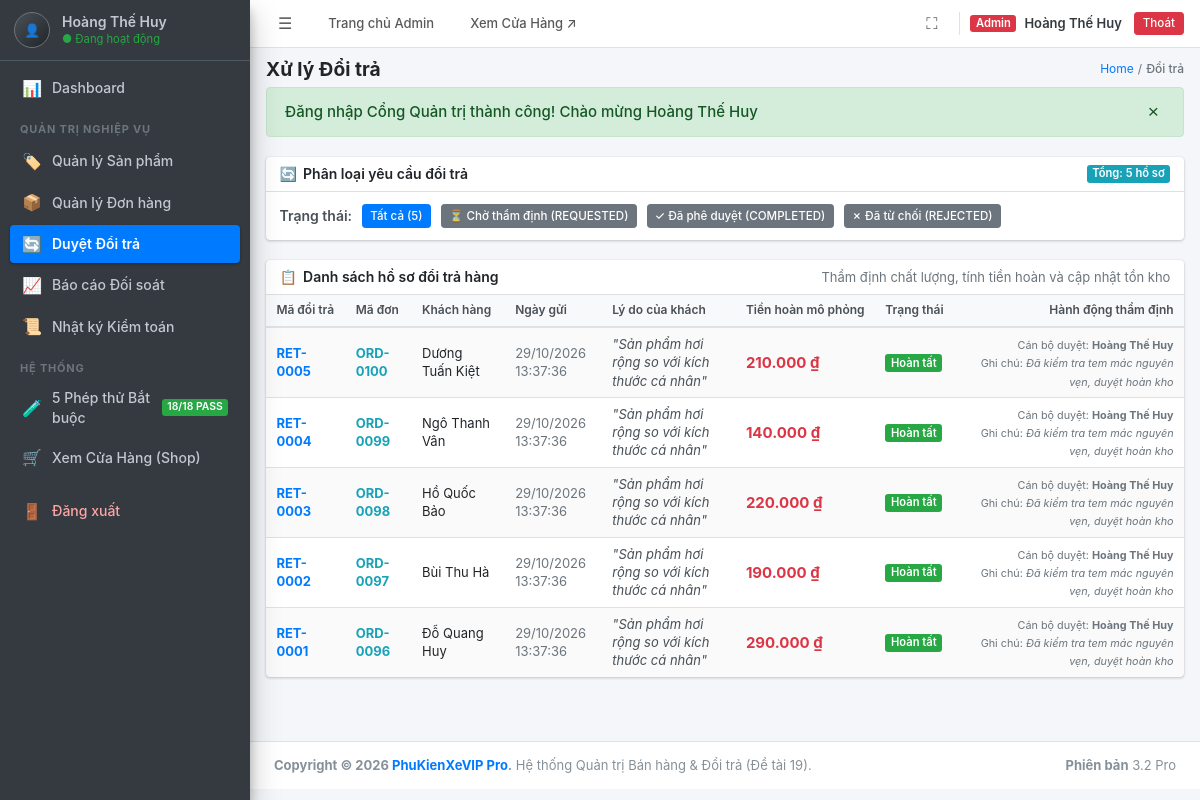
Page /admin/returns.php (signed in) on the committed database.
### tables this page shows
CREATE TABLE returns (
    id INT AUTO_INCREMENT PRIMARY KEY,
    return_code VARCHAR(40) NOT NULL UNIQUE,
    order_id INT NOT NULL,
    user_id INT NOT NULL,
    status ENUM('REQUESTED', 'APPROVED', 'REJECTED', 'COMPLETED') NOT NULL DEFAULT 'REQUESTED',
    reason TEXT NOT NULL,
    total_refund_amount DECIMAL(12, 2) NOT NULL DEFAULT 0 CHECK (total_refund_amount >= 0),
    inspector_id INT NULL,
    inspector_note TEXT NULL,
    created_at TIMESTAMP DEFAULT CURRENT_TIMESTAMP,
    updated_at TIMESTAMP DEFAULT CURRENT_TIMESTAMP ON UPDATE CURRENT_TIMESTAMP,
    CONSTRAINT fk_returns_order FOREIGN KEY (order_id) REFERENCES orders(id),
    CONSTRAINT fk_returns_user FOREIGN KEY (user_id) REFERENCES users(id),
    CONSTRAINT fk_returns_inspector FOREIGN KEY (inspector_id) REFERENCES users(id)
);

CREATE TABLE orders (
    id INT AUTO_INCREMENT PRIMARY KEY,
    order_code VARCHAR(40) NOT NULL UNIQUE,
    user_id INT NOT NULL,
    status ENUM('PENDING', 'PAID', 'PROCESSING', 'SHIPPED', 'DELIVERED', 'CANCELLED', 'EXPIRED', 'PARTIALLY_RETURNED', 'RETURNED') NOT NULL DEFAULT 'PENDING',
    total_amount DECIMAL(12, 2) NOT NULL CHECK (total_amount >= 0),
    shipping_address VARCHAR(255) NOT NULL,
    customer_phone VARCHAR(20) NOT NULL,
    expires_at TIMESTAMP NULL,  
    created_at TIMESTAMP DEFAULT CURRENT_TIMESTAMP,
    updated_at TIMESTAMP DEFAULT CURRENT_TIMESTAMP ON UPDATE CURRENT_TIMESTAMP,
    CONSTRAINT fk_orders_user FOREIGN KEY (user_id) REFERENCES users(id)
);

CREATE TABLE users (
    id INT AUTO_INCREMENT PRIMARY KEY,
    username VARCHAR(50) NOT NULL UNIQUE,
    password_hash VARCHAR(255) NOT NULL,
    full_name VARCHAR(100) NOT NULL,
    email VARCHAR(100) NOT NULL UNIQUE,
    phone VARCHAR(20) NOT NULL,
    address VARCHAR(255) NOT NULL,
    role ENUM('customer', 'staff', 'manager') NOT NULL DEFAULT 'customer',
    created_at TIMESTAMP DEFAULT CURRENT_TIMESTAMP
);

### src/ReturnService.php (called while the page is built, shortened)
<?php
require_once __DIR__ . '/Database.php';
final class ReturnService
{
    public function listReturns(array $filter = []): array
    {
        $sql = "SELECT r.*, o.order_code, u.full_name AS customer_name, insp.full_name AS inspector_name
                FROM returns r
                JOIN orders o ON r.order_id = o.id
                JOIN users u ON r.user_id = u.id
                LEFT JOIN users insp ON r.inspector_id = insp.id
                WHERE 1=1";
        $params = [];
        $sql .= " ORDER BY r.id DESC";
        $stmt = queryParams($this->db, $sql, $params);
        $returns = fetchAll($stmt);
        foreach ($returns as &$ret) {
            $itemsStmt = queryParams(
                $this->db,
                "SELECT ri.*, oi.product_name, oi.variant_info
                 FROM return_items ri
                 JOIN order_items oi ON ri.order_item_id = oi.id
                 WHERE ri.return_id = ?",
                [(int)$ret['id']]
            );
            $ret['items'] = fetchAll($itemsStmt);
        }
        return $returns;
    }
}

### src/Database.php (called while the page is built, shortened)
<?php
function queryParams(mysqli $connection, string $sql, array $params = []): mysqli_stmt
{
    try {
        $statement = $connection->prepare($sql);
        if (!empty($params)) {
            $statement->execute($params);
        } else {
            $statement->execute();
        }
        return $statement;
    } catch (mysqli_sql_exception $e) {
        throw new RuntimeException('DATABASE_OPERATION_FAILED: ' . $e->getMessage(), (int)$e->getCode());
    }
}
function fetchAll(mysqli_stmt $stmt): array
{
    $result = $stmt->get_result();
    return $result->fetch_all(MYSQLI_ASSOC);
}

### public/admin/returns.php (the view, shortened to what this page needs)
<?php
require_once __DIR__ . '/../src/Database.php';
require_once __DIR__ . '/../src/ReturnService.php';
require_once __DIR__ . '/../src/Session.php';
require_once __DIR__ . '/../src/Input.php';
$db = db();
$returnService = new ReturnService($db);
$statusFilter = field($_GET, 'status');
$returns = $returnService->listReturns($statusFilter !== '' ? ['status' => $statusFilter] : []);
require __DIR__ . '/../templates/admin_header.php';
?>
<div class="card-admin" style="margin-bottom: 20px;">
    <div class="card-admin-header">
        <h3 class="card-admin-title">
            <span>🔄</span> Phân loại yêu cầu đổi trả
        </h3>
        <div class="card-admin-tools">
            <span class="badge-admin badge-info">Tổng: <?= count($returns) ?> hồ sơ</span>
        </div>
    </div>
    <div class="card-admin-body" style="display: flex; gap: 10px; align-items: center; flex-wrap: wrap;">
        <span style="font-size: 0.875rem; font-weight: 600; color: #495057;">Trạng thái:</span>
        <a href="/admin/returns.php" class="btn-admin <?= empty($statusFilter) ? 'btn-admin-primary' : 'btn-admin-secondary' ?> btn-admin-sm">
            Tất cả (<?= count($returns) ?>)
        </a>
        <a href="/admin/returns.php?status=REQUESTED" class="btn-admin <?= $statusFilter === 'REQUESTED' ? 'btn-admin-danger' : 'btn-admin-secondary' ?> btn-admin-sm">
            ⏳ Chờ thẩm định (REQUESTED)
        </a>
        <a href="/admin/returns.php?status=COMPLETED" class="btn-admin <?= $statusFilter === 'COMPLETED' ? 'btn-admin-success' : 'btn-admin-secondary' ?> btn-admin-sm">
            ✓ Đã phê duyệt (COMPLETED)
        </a>
        <a href="/admin/returns.php?status=REJECTED" class="btn-admin <?= $statusFilter === 'REJECTED' ? 'btn-admin-secondary' : 'btn-admin-secondary' ?> btn-admin-sm">
            ✗ Đã từ chối (REJECTED)
        </a>
    </div>
</div>
<div class="card-admin">
    <div class="card-admin-header">
        <h3 class="card-admin-title">
            <span>📋</span> Danh sách hồ sơ đổi trả hàng
        </h3>
        <div class="card-admin-tools">
            <span style="font-size: 0.8125rem; color: #6c757d;">Thẩm định chất lượng, tính tiền hoàn và cập nhật tồn kho</span>
        </div>
    </div>
    <div class="card-admin-body" style="padding: 0;">
        <table class="table-admin table-striped table-hover" style="margin: 0;">
            <thead>
                <tr>
                    <th>Mã đổi trả</th>
                    <th>Mã đơn</th>
                    <th>Khách hàng</th>
                    <th>Ngày gửi</th>
                    <th>Lý do của khách</th>
                    <th>Tiền hoàn mô phỏng</th>
                    <th>Trạng thái</th>
                    <th style="text-align: right; min-width: 220px;">Hành động thẩm định</th>
                </tr>
            </thead>
            <tbody>
                <?php foreach ($returns as $ret): ?>
                    <tr>
                        <td><strong style="color: #007bff;"><?= e($ret['return_code']) ?></strong></td>
                        <td>
                            <strong style="color: #17a2b8;"><?= e($ret['order_code']) ?></strong>
                        </td>
                        <td><?= e($ret['customer_name']) ?></td>
                        <td style="font-size: 0.8125rem; color: #6c757d;"><?= formatDate($ret['created_at']) ?></td>
                        <td><span style="font-style: italic; color: #495057;">"<?= e($ret['reason']) ?>"</span></td>
                        <td><strong style="color: #dc3545; font-size: 0.9375rem;"><?= formatMoney((float)$ret['total_refund_amount']) ?></strong></td>
                        <td><?= getStatusBadge($ret['status']) ?></td>
                        <td style="text-align: right;">
                            <?php if ($ret['status'] === 'REQUESTED'): ?>
                                <div style="display: flex; flex-direction: column; gap: 6px; text-align: left; background: #f8f9fa; padding: 8px; border-radius: 4px; border: 1px solid #dee2e6;">
                                    <form method="post" style="margin: 0;">
                                        <?= csrfField() ?>
                                        <input type="hidden" name="action" value="approve">
                                        <input type="hidden" name="return_id" value="<?= (int)$ret['id'] ?>">
                                        <input name="inspector_note" placeholder="Ghi chú thẩm định..." style="width: 100%; box-sizing: border-box; font-size: 0.8125rem; padding: 4px 8px; border-radius: 4px; border: 1px solid #ced4da; margin-bottom: 6px;" required>
                                        <div style="display: flex; align-items: center; justify-content: space-between; gap: 6px;">
                                            <label style="font-size: 0.75rem; color: #495057; margin: 0; display: flex; align-items: center; gap: 4px;">
                                                <input type="checkbox" name="restock_inventory" value="1" checked> Hoàn kho
                                            </label>
                                            <button type="submit" class="btn-admin btn-admin-success btn-admin-sm">
                                                ✓ Duyệt hoàn tiền
                                            </button>
                                        </div>
                                    </form>
                                    <form method="post" style="margin: 0;" onsubmit="return confirm('Bạn có chắc muốn từ chối yêu cầu đổi trả này?')">
                                        <?= csrfField() ?>
                                        <input type="hidden" name="action" value="reject">
                                        <input type="hidden" name="return_id" value="<?= (int)$ret['id'] ?>">
                                        <input type="hidden" name="inspector_note" value="Hàng không đáp ứng tiêu chuẩn hoàn trả">
                                        <button type="submit" class="btn-admin btn-admin-danger btn-admin-sm" style="width: 100%; padding: 2px 6px;">
                                            ✕ Từ chối
                                        </button>
                                    </form>
                                </div>
                            <?php else: ?>
                                <small style="color: #6c757d;">
                                    Cán bộ duyệt: <strong><?= e($ret['inspector_name'] ?? 'Hệ thống') ?></strong><br>
                                    Ghi chú: <em><?= e($ret['inspector_note'] ?? '-') ?></em>
                                </small>
                            <?php endif; ?>
                        </td>
                    </tr>
                <?php endforeach; ?>
            </tbody>
        </table>
    </div>
</div>
<?php require __DIR__ . '/../templates/admin_footer.php'; ?>

### src/Input.php (shortened to what this page needs)
<?php
function field(array $input, string $key, string $default = ''): string
{
    $value = $input[$key] ?? $default;
    return is_string($value) ? trim($value) : (string)$value;
}
function e(?string $value): string
{
    return htmlspecialchars($value, ENT_QUOTES | ENT_SUBSTITUTE, 'UTF-8');
}
function formatMoney(float $amount): string
{
    return number_format($amount, 0, ',', '.') . ' ₫';
}
function formatDate(string $timestamp): string
{
    $time = strtotime($timestamp);
    return date('d/m/Y H:i:s', $time);
}
function getStatusBadge(string $status): string
{
    $map = [
        'PENDING' => ['badge--warning', 'Chờ thanh toán / Giữ hàng'],
        'PAID' => ['badge--info', 'Đã thanh toán'],
        'PROCESSING' => ['badge--info', 'Đang xử lý'],
        'SHIPPED' => ['badge--primary', 'Đang giao hàng'],
        'DELIVERED' => ['badge--success', 'Đã giao thành công'],
        'CANCELLED' => ['badge--danger', 'Đã hủy'],
        'EXPIRED' => ['badge--danger', 'Hết hạn giữ hàng'],
        'PARTIALLY_RETURNED' => ['badge--warning', 'Đổi trả một phần'],
        'RETURNED' => ['badge--secondary', 'Đã trả toàn bộ'],
        'REQUESTED' => ['badge--warning', 'Chờ thẩm định'],
        'APPROVED' => ['badge--info', 'Đã duyệt'],
        'COMPLETED' => ['badge--success', 'Hoàn tất'],
        'REJECTED' => ['badge--danger', 'Đã từ chối']
    ];
    $info = $map[$status] ?? ['badge--secondary', $status];
    return sprintf('<span class="status-badge %s">%s</span>', $info[0], e($info[1]));
}

### public/assets/css/tokens.css (style rules this page uses)
:root { --primary: #c98a44; --primary-hover: #b47530; --on-primary: #ffffff; --primary-container: #422a18; --on-primary-container: #fed7aa; --secondary: #0068ff; --secondary-container: #1e3a8a; --on-secondary-container: #bfdbfe; --bg-dark: #141414; --surface: #1e1e1e; --surface-darker: #161616; --surface-white: #ffffff; --on-surface: #f3f4f6; --on-surface-variant: #9ca3af; --outline: #333333; --outline-variant: #262626; --bronze-dark: #4d301b; --bronze-main: #5f3d24; --bronze-light: #7b4f30; --gold-accent: #dfa056; --gold-text: #f5b061; --cream-bg: #faf5ee; --error: #ef4444; --on-error: #ffffff; --error-container: #450a0a; --on-error-container: #fecaca; --success: #22c55e; --success-container: #052e16; --on-success-container: #bbf7d0; --warning: #f59e0b; --warning-container: #451a03; --on-warning-container: #fde68a; --headline: 1.75rem; --title: 1.25rem; --body: 0.9375rem; --label: 0.8125rem; --shadow-sm: 0 1px 3px rgba(0,0,0,0.3); --shadow-md: 0 4px 12px rgba(0,0,0,0.4); --shadow-lg: 0 8px 24px rgba(0,0,0,0.5); --radius-sm: 6px; --radius-md: 10px; --radius-lg: 16px; }

### public/assets/css/adminlte-theme.css (style rules this page uses)
:root { --admin-primary: #007bff; --admin-primary-dark: #0056b3; --admin-secondary: #6c757d; --admin-success: #28a745; --admin-info: #17a2b8; --admin-warning: #ffc107; --admin-danger: #dc3545; --admin-light: #f8f9fa; --admin-dark: #343a40; --admin-dark-accent: #212529; --admin-sidebar-bg: #343a40; --admin-sidebar-hover: rgba(255, 255, 255, 0.1); --admin-body-bg: #f4f6f9; --admin-card-bg: #ffffff; --admin-border-color: #dee2e6; --admin-text-main: #212529; --admin-text-muted: #6c757d; }
* { box-sizing: border-box; }
body.adminlte-layout { margin: 0; padding: 0; font-family: -apple-system, BlinkMacSystemFont, "Segoe UI", Roboto, "Helvetica Neue", Arial, sans-serif; font-size: 0.8125rem; font-weight: 400; line-height: 1.4; color: var(--admin-text-main); background-color: var(--admin-body-bg); overflow-x: hidden; }
.badge-info { background-color: var(--admin-info); color: #fff; }
.card-admin { background: var(--admin-card-bg); border-radius: 0.25rem; box-shadow: 0 0 1px rgba(0,0,0,.125), 0 1px 3px rgba(0,0,0,.2); margin-bottom: 0.85rem; border: none; position: relative; display: flex; flex-direction: column; }
.card-admin-header { background-color: transparent; border-bottom: 1px solid rgba(0,0,0,.125); padding: 0.45rem 0.85rem; position: relative; border-top-left-radius: 0.25rem; border-top-right-radius: 0.25rem; display: flex; justify-content: space-between; align-items: center; }
.card-admin-title { font-size: 0.875rem; font-weight: 600; margin: 0; color: #212529; display: flex; align-items: center; gap: 6px; }
.card-admin-tools { display: flex; align-items: center; gap: 6px; }
.card-admin-body { flex: 1 1 auto; padding: 0.75rem 0.85rem; }
.table-admin { width: 100%; margin-bottom: 0.5rem; color: #212529; border-collapse: collapse; }
.table-admin th { padding: 0.45rem 0.65rem; vertical-align: middle; border-bottom: 2px solid var(--admin-border-color); font-weight: 600; font-size: 0.75rem; text-align: left; color: #495057; background-color: #f8f9fa; white-space: nowrap; }
.table-admin td { padding: 0.45rem 0.65rem; vertical-align: middle; border-top: 1px solid var(--admin-border-color); font-size: 0.8125rem; }
.table-striped tbody tr:nth-of-type(odd) { background-color: rgba(0,0,0,.02); }
.badge-admin, .status-badge { display: inline-block; padding: 0.2em 0.5em; font-size: 0.7rem; font-weight: 600; line-height: 1.2; text-align: center; white-space: nowrap; vertical-align: baseline; border-radius: 0.2rem; }
.status-badge.badge--success { background-color: #28a745; color: #fff; }
.btn-admin { display: inline-flex; align-items: center; justify-content: center; font-weight: 500; text-align: center; vertical-align: middle; cursor: pointer; user-select: none; border: 1px solid transparent; padding: 0.25rem 0.6rem; font-size: 0.7875rem; line-height: 1.4; border-radius: 0.2rem; text-decoration: none; transition: color 0.15s ease-in-out, background-color 0.15s ease-in-out, border-color 0.15s ease-in-out; }
.btn-admin-primary { color: #fff; background-color: #007bff; border-color: #007bff; }
.btn-admin-secondary { color: #fff; background-color: #6c757d; border-color: #6c757d; }
.btn-admin-sm { padding: 0.18rem 0.45rem; font-size: 0.725rem; border-radius: 0.2rem; }

### rows in the picture
returns: return_code "RET-0005", order.order_code "ORD-0100", user.full_name "Dương Tuấn Kiệt", created_at "29/10/2026 13:37:36", reason "Sản phẩm hơi rộng so với kích thước cá nhân", total_refund_amount "210.000 ₫", status "Hoàn tất", inspector.full_name "Hoàng Thế Huy", inspector_note "Đã kiểm tra tem mác nguyên vẹn, duyệt hoàn kho"
returns: return_code "RET-0004", order.order_code "ORD-0099", user.full_name "Ngô Thanh Vân", created_at "29/10/2026 13:37:36", reason "Sản phẩm hơi rộng so với kích thước cá nhân", total_refund_amount "140.000 ₫", status "Hoàn tất", inspector.full_name "Hoàng Thế Huy", inspector_note "Đã kiểm tra tem mác nguyên vẹn, duyệt hoàn kho"
returns: return_code "RET-0003", order.order_code "ORD-0098", user.full_name "Hồ Quốc Bảo", created_at "29/10/2026 13:37:36", reason "Sản phẩm hơi rộng so với kích thước cá nhân", total_refund_amount "220.000 ₫", status "Hoàn tất", inspector.full_name "Hoàng Thế Huy", inspector_note "Đã kiểm tra tem mác nguyên vẹn, duyệt hoàn kho"
returns: return_code "RET-0002", order.order_code "ORD-0097", user.full_name "Bùi Thu Hà", created_at "29/10/2026 13:37:36", reason "Sản phẩm hơi rộng so với kích thước cá nhân", total_refund_amount "190.000 ₫", status "Hoàn tất", inspector.full_name "Hoàng Thế Huy", inspector_note "Đã kiểm tra tem mác nguyên vẹn, duyệt hoàn kho"
returns: return_code "RET-0001", order.order_code "ORD-0096", user.full_name "Đỗ Quang Huy", created_at "29/10/2026 13:37:36", reason "Sản phẩm hơi rộng so với kích thước cá nhân", total_refund_amount "290.000 ₫", status "Hoàn tất", inspector.full_name "Hoàng Thế Huy", inspector_note "Đã kiểm tra tem mác nguyên vẹn, duyệt hoàn kho"

### other values in the picture
$user['full_name'] "Hoàng Thế Huy"
$pageTitle "Xử lý Đổi trả"
$breadcrumbCurrent "Đổi trả"
$flash['message'] "Đăng nhập Cổng Quản trị thành công! Chào mừng Hoàng Thế Huy"
count($returns) "5"
